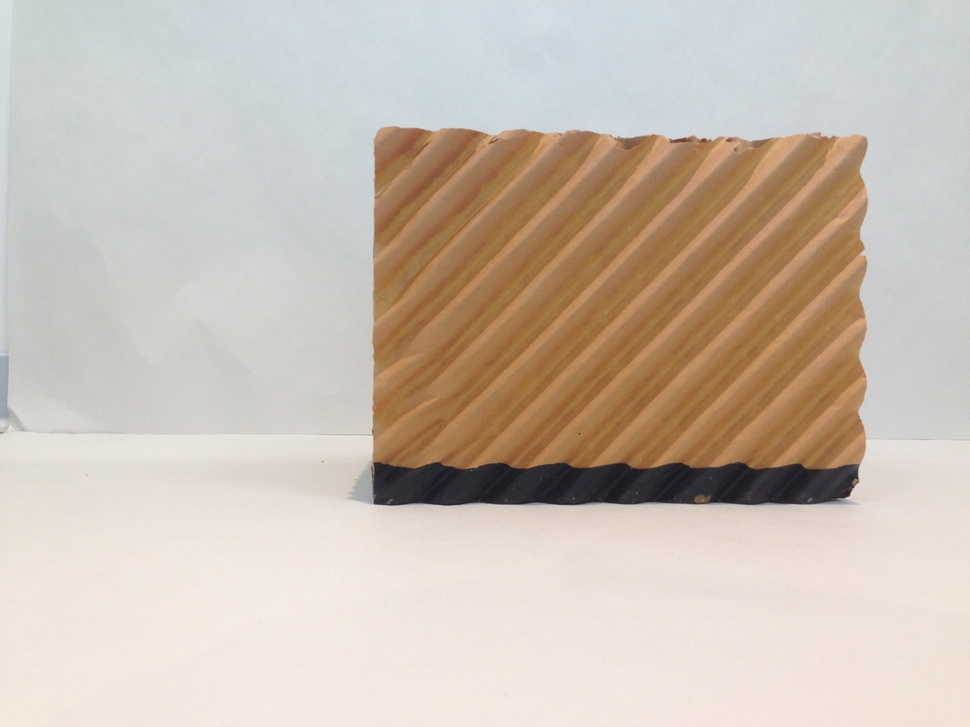
#> input picture Images/IMG_2209.JPG, 970 x 727 px, shrunk from 3264 x 2448 before the run, found by its file name
$ python CELdek_Dimensions_Automata.py
#> lines starting #> are read from the running program, lines starting #| are printed output that depends on the picture; after the words box and inside, x2 and y2 are one past the last pixel; in counts of white or black regions, pixels touching at a corner belong together
from PIL import Image
import numpy as np
import matplotlib.pyplot as plt
from skimage import morphology
from skimage import measure

path_image_Train = "/Users/StarShipIV/Google_Drive/Progetti/CELdek_Vision/Images/IMG_2209.JPG"

im = Image.open(path_image_Train)
#> im is the input picture: PIL image 970x727 RGB; mean R, G, B 202.9, 190.6, 178.7
im.show()

im_grey= im.convert('L')
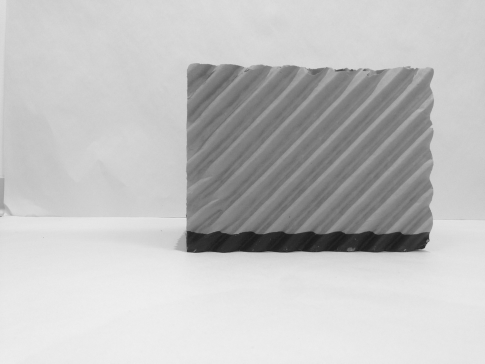
#> im_grey: PIL image 970x727 L (shown at 1/2 size); min 24, max 240, mean 192.9
im_grey.show()

im_bin = 1*(np.array(im_grey) < 155)
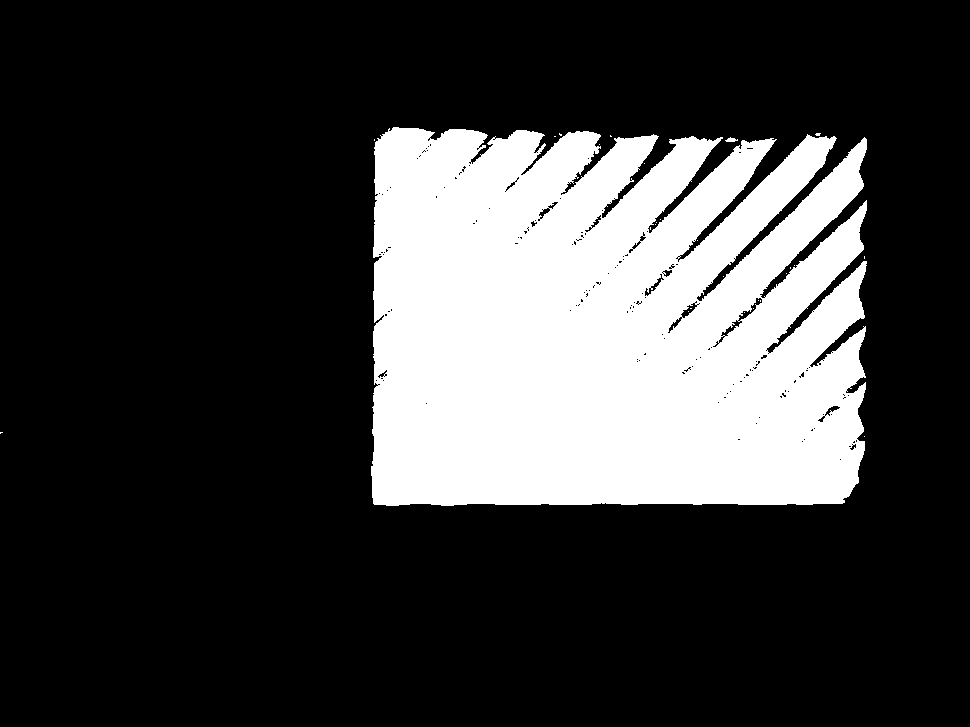
#> im_bin: shape (727, 970) int64; values 0 (black) and 1 (white), 24% white; 27 white regions (25 under 20 px), largest, box (x1, y1, x2, y2) and area: (371, 127, 867, 506) 169329, (725, 137, 738, 142) 40
plt.imshow(im_bin, interpolation='nearest')
plt.show()

im_eroded = morphology.erosion(im_bin, np.ones((5,5)))
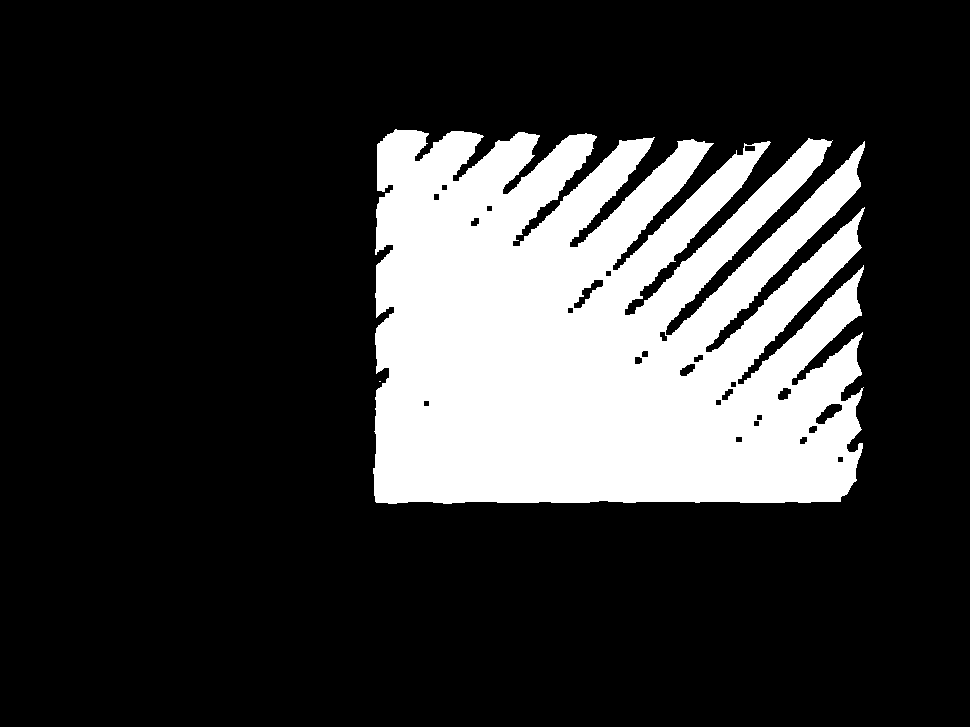
#> im_eroded: shape (727, 970) int64; values 0 (black) and 1 (white), 21.8% white; 2 white regions (1 under 20 px), largest, box (x1, y1, x2, y2) and area: (373, 129, 865, 504) 153954
im_dilated = morphology.dilation(im_eroded, np.ones((5,5)))
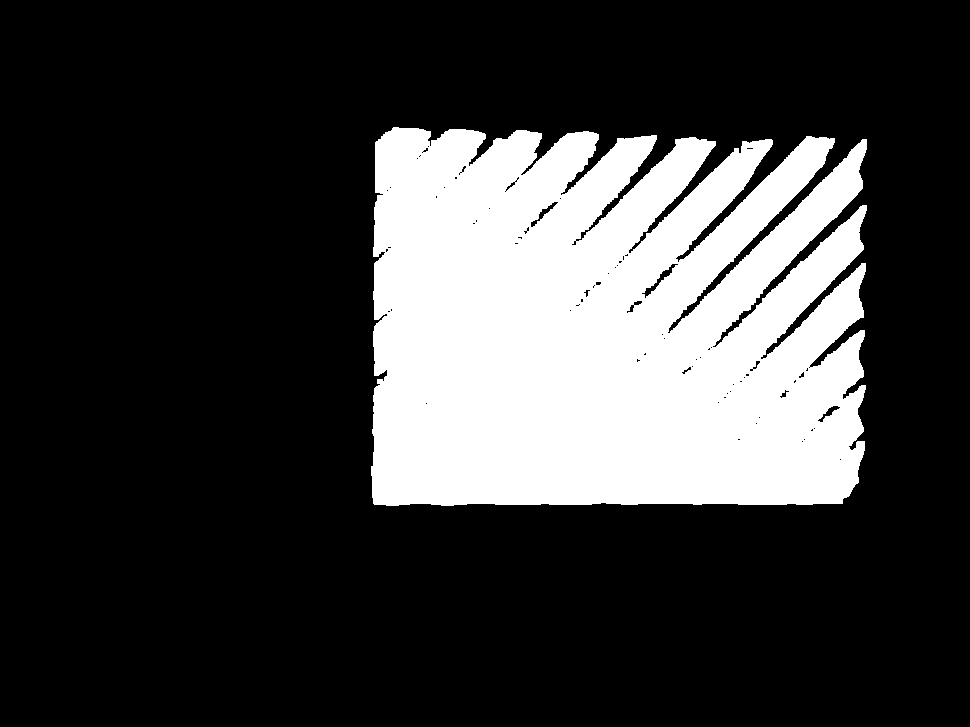
#> im_dilated: shape (727, 970) int64; values 0 (black) and 1 (white), 23.9% white; 1 white region
plt.imshow(im_dilated, interpolation='nearest')
plt.show()

label_list = measure.label(im_dilated)
feats = measure.regionprops(label_list)
#> feats = 1 regions; box (x1, y1, x2, y2) and area: (371, 127, 867, 506) 168326

maj_axis_pix = feats[0].major_axis_length
#> maj_axis_pix = 561
min_axis_pix = feats[0].minor_axis_length
#> min_axis_pix = 419.6

# pix_to_mm = maj_axis_pix/199     #it's 9.487575323750026 pixels/mm

maj_axis_mm = round(maj_axis_pix/9.487575323750026, 3)
#> maj_axis_mm = 59.13
min_axis_mm = round(min_axis_pix/9.487575323750026, 3)
#> min_axis_mm = 44.22

print("Dimensions", maj_axis_mm, " x ", min_axis_mm)
#| Dimensions 59.135  x  44.222

# ------------------------------------------------------------------------------------------------------- #
# Testing

from PIL import Image
import numpy as np
from skimage import morphology
from skimage import measure

path_image_Test= "/Users/StarShipIV/Google_Drive/Progetti/CELdek_Vision/Images/IMG_2210.JPG"

im = Image.open(path_image_Train)
im_grey= im.convert('L')
im_bin = 1*(np.array(im_grey) < 155)
plt.imshow(im_bin, interpolation='nearest')

im_eroded = morphology.erosion(im_bin, np.ones((5,5)))
im_dilated = morphology.dilation(im_eroded, np.ones((5,5)))
label_list = measure.label(im_dilated)
feats = measure.regionprops(label_list)

maj_axis_pix = feats[0].major_axis_length
min_axis_pix = feats[0].minor_axis_length

maj_axis_mm = round(maj_axis_pix/9.487575323750026, 3)
min_axis_mm = round(min_axis_pix/9.487575323750026, 3)

print("Dimensions", maj_axis_mm, " x ", min_axis_mm)
#| Dimensions 59.135  x  44.222

$ run again, with Images/IMG_2041.JPG copied over Images/IMG_2209.JPG
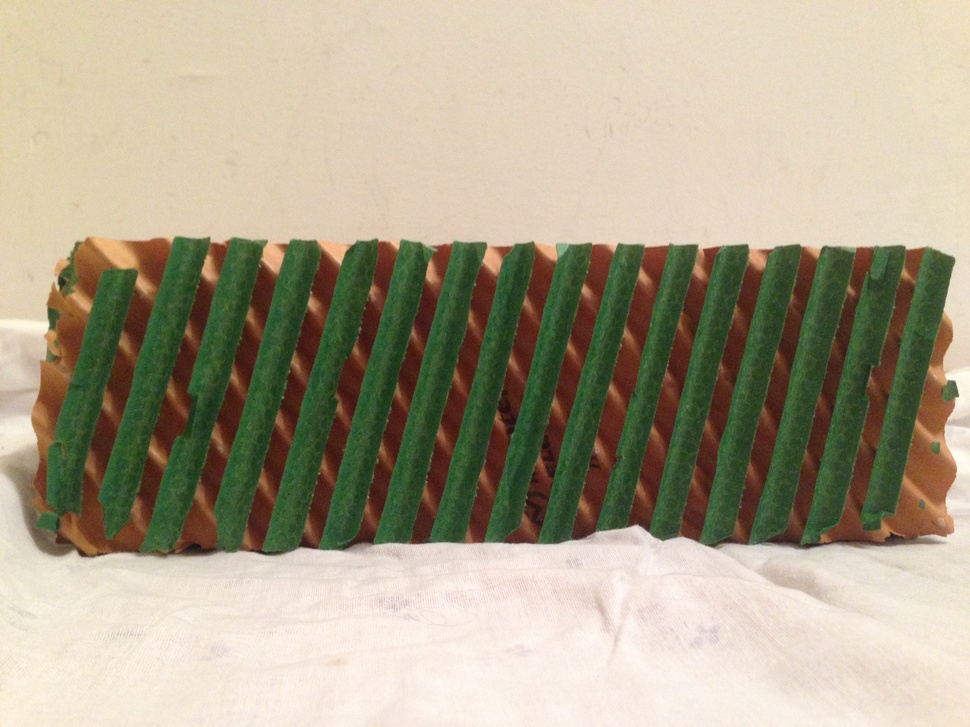
#> input picture Images/IMG_2041.JPG, 970 x 727 px, shrunk from 3264 x 2448 before the run, found by its file name
#> im is the input picture: PIL image 970x727 RGB; mean R, G, B 171.8, 162.1, 139.1
#> `im_bin = 1*(np.array(im_grey) < 155)`:
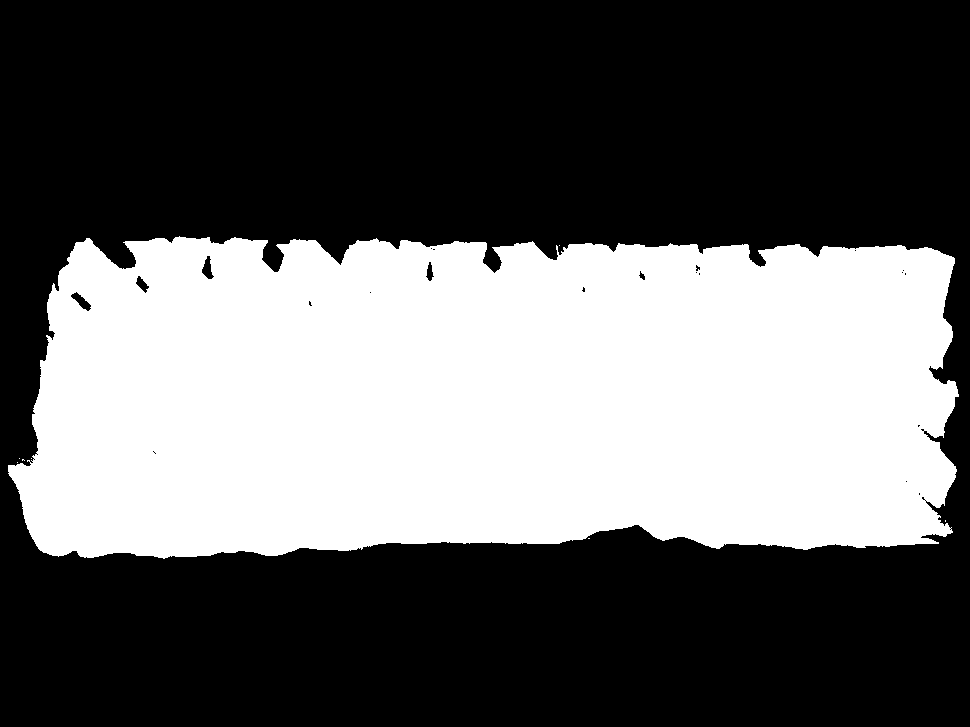
#> im_bin: shape (727, 970) int64; values 0 (black) and 1 (white), 38.5% white; 8 white regions (7 under 20 px), largest, box (x1, y1, x2, y2) and area: (8, 236, 959, 559) 271663
#> `im_eroded = morphology.erosion(im_bin, np.ones((5,5)))`:
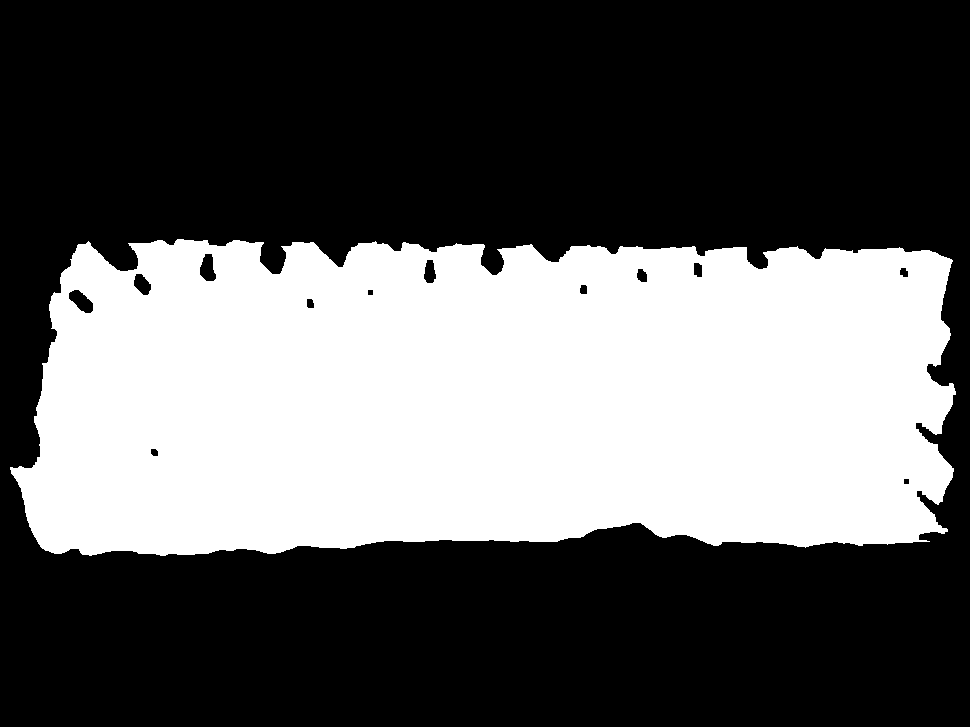
#> im_eroded: shape (727, 970) int64; values 0 (black) and 1 (white), 37.3% white; 1 white region, box (x1, y1, x2, y2) and area: (10, 239, 956, 556) 263237
#> im_dilated: shape (727, 970) int64; values 0 (black) and 1 (white), 38.5% white; 1 white region
#> feats = 1 regions; box (x1, y1, x2, y2) and area: (8, 237, 958, 558) 271307
#> maj_axis_pix = 1052.8
#> min_axis_pix = 345.8
#> maj_axis_mm = 111
#> min_axis_mm = 36.45
#| Dimensions 110.965  x  36.445
#| Dimensions 110.965  x  36.445

$ run again, with Images/IMG_2043.JPG copied over Images/IMG_2209.JPG
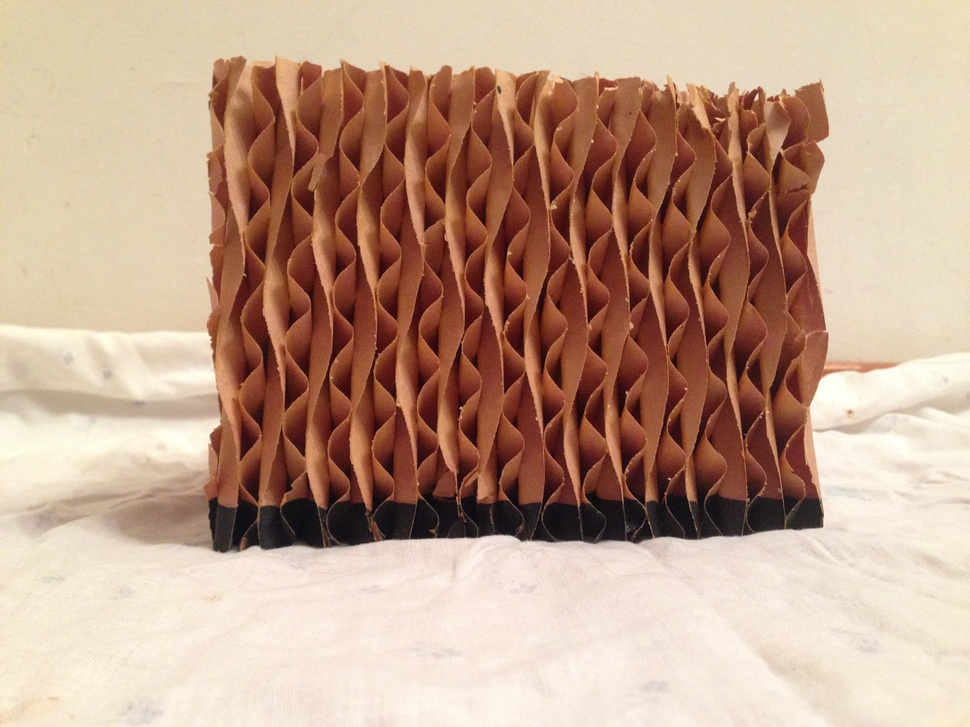
#> input picture Images/IMG_2043.JPG, 970 x 727 px, shrunk from 3264 x 2448 before the run, found by its file name
#> im is the input picture: PIL image 970x727 RGB; mean R, G, B 191.2, 159, 138.8
#> `im_bin = 1*(np.array(im_grey) < 155)`:
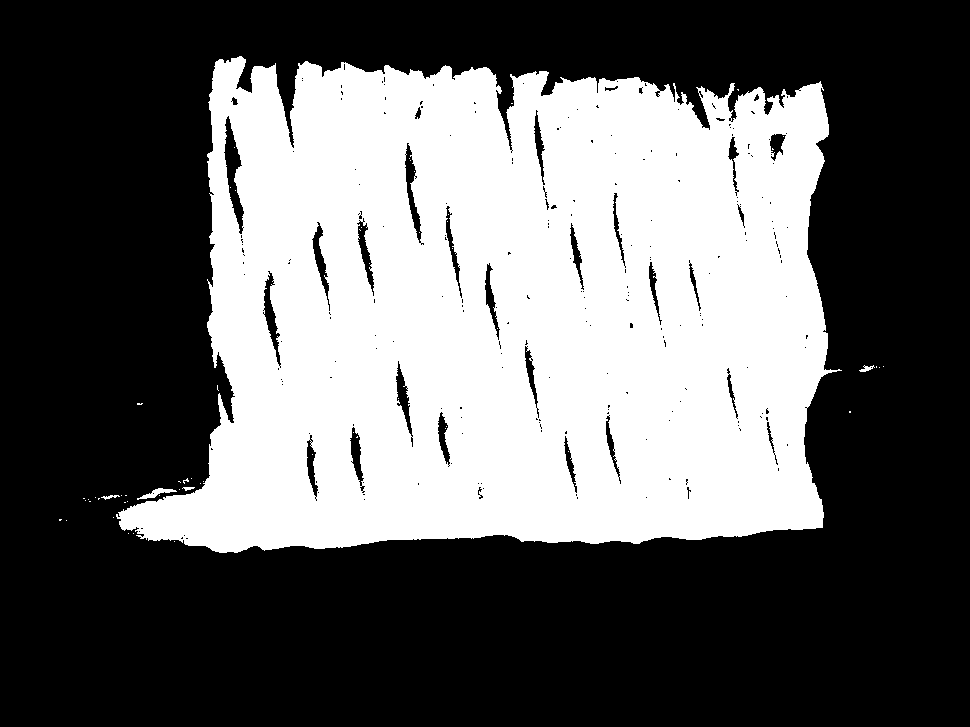
#> im_bin: shape (727, 970) int64; values 0 (black) and 1 (white), 38.8% white; 59 white regions (54 under 20 px), largest, box (x1, y1, x2, y2) and area: (116, 56, 842, 553) 272909, (137, 488, 177, 500) 164, (859, 365, 875, 372) 53, (101, 495, 120, 500) 42, (182, 487, 195, 491) 31
#> im_eroded: shape (727, 970) int64; values 0 (black) and 1 (white), 35.5% white; 4 white regions (3 under 20 px), largest, box (x1, y1, x2, y2) and area: (122, 59, 827, 551) 250182
#> im_dilated: shape (727, 970) int64; values 0 (black) and 1 (white), 38.5% white; 2 white regions
#> `label_list = measure.label(im_dilated)`:
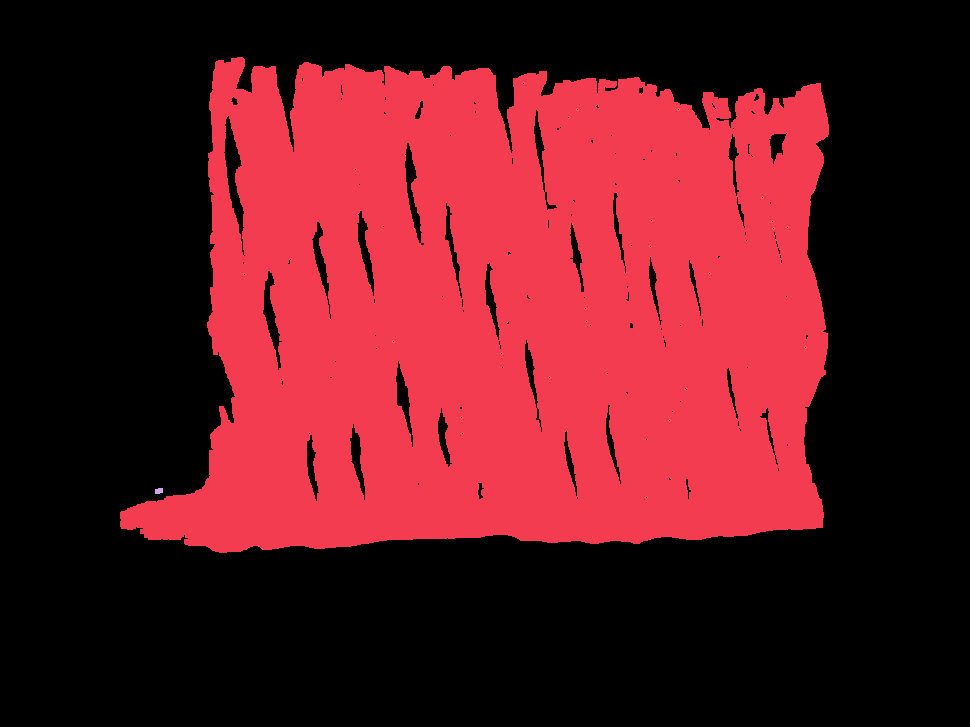
#> label_list: shape (727, 970) int64; 3 distinct labels, from 0 to 2; one colour per label, 0 black
#> feats = 2 regions; box (x1, y1, x2, y2) and area: (120, 57, 829, 553) 271135, (155, 488, 163, 494) 42
#> maj_axis_pix = 710.3
#> min_axis_pix = 540.2
#> maj_axis_mm = 74.86
#> min_axis_mm = 56.93
#| Dimensions 74.864  x  56.933
#| Dimensions 74.864  x  56.933
